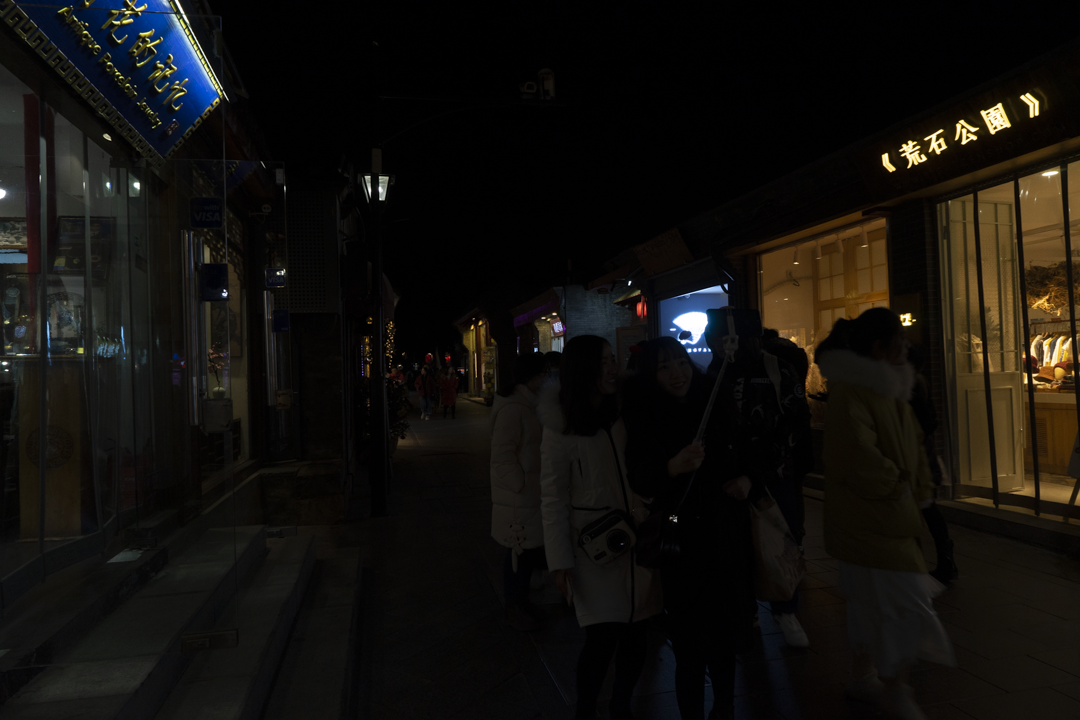
#> input picture low_light_enhancement/images/dark_img_1.png, 1080 x 720 px, found by its file name
$ python assignment1_07_11.py
#> lines starting #> are read from the running program, lines starting #| are printed output that depends on the picture
import cv2
import numpy as np
from matplotlib import pyplot as plt

# Load the image
image_path = '/home/eaguiraud/Documents/34269_computer_imaging_and_spectroscopy/low_light_enhancement/images/dark_img_1.png'

# image_path = '/home/eaguiraud/Documents/34269_computer_imaging_and_spectroscopy/2024_07_11_cis/34269_AWB/Blue_cast.jpg'
# // image_path = '/home/eaguiraud/Documents/34269_computer_imaging_and_spectroscopy/2024_07_11_cis/34269_AWB/archive/files/cancer/42.jpg'
image = cv2.imread(image_path)
#> image is the input picture: shape (720, 1080, 3); mean B, G, R 13.4, 16.4, 18.7
image = cv2.cvtColor(image, cv2.COLOR_BGR2RGB)
# [8 lines of commented-out code are left out]
def gray_world_assumption(image):
    img = image.copy()
    r_avg = np.mean(img[:,:,0])
#> r_avg = 18.75
    g_avg = np.mean(img[:,:,1])
#> g_avg = 16.37
    b_avg = np.mean(img[:,:,2])
#> b_avg = 13.4
    avg = (r_avg + g_avg + b_avg) / 3
#> avg = 16.17

    img[:,:,0] = np.clip((img[:,:,0] * (avg / r_avg)), 0, 255)
    img[:,:,1] = np.clip((img[:,:,1] * (avg / g_avg)), 0, 255)
    img[:,:,2] = np.clip((img[:,:,2] * (avg / b_avg)), 0, 255)

    return img.astype(np.uint8)

# Method 2: White Patch Retinex
def white_patch_retinex(image):
    img = image.copy()
    max_r = np.max(img[:,:,0])
#> max_r = 255
    max_g = np.max(img[:,:,1])
#> max_g = 255
    max_b = np.max(img[:,:,2])
#> max_b = 255

    img[:,:,0] = np.clip((img[:,:,0] * (255 / max_r)), 0, 255)
    img[:,:,1] = np.clip((img[:,:,1] * (255 / max_g)), 0, 255)
    img[:,:,2] = np.clip((img[:,:,2] * (255 / max_b)), 0, 255)

    return img.astype(np.uint8)

# Apply both methods
image_gray_world = gray_world_assumption(image)
image_white_patch = white_patch_retinex(image)

# Display the results
plt.figure(figsize=(20, 10))

plt.subplot(1, 3, 1)
plt.imshow(image)
plt.title('Original Image with Blue Cast')
plt.axis('off')

plt.subplot(1, 3, 2)
plt.imshow(image_gray_world)
plt.title('Gray World Assumption')
plt.axis('off')

plt.subplot(1, 3, 3)
plt.imshow(image_white_patch)
plt.title('White Patch Retinex')
plt.axis('off')

plt.show()
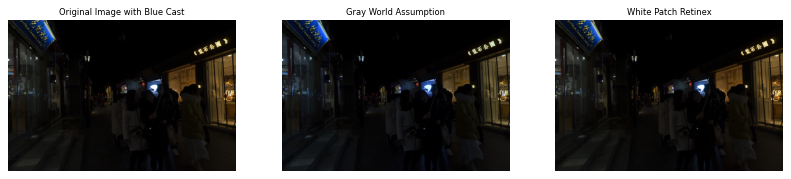
#> figure drawn by matplotlib, 3 panels

$ run again, with low_light_enhancement/images/dark_img_2.png copied over low_light_enhancement/images/dark_img_1.png
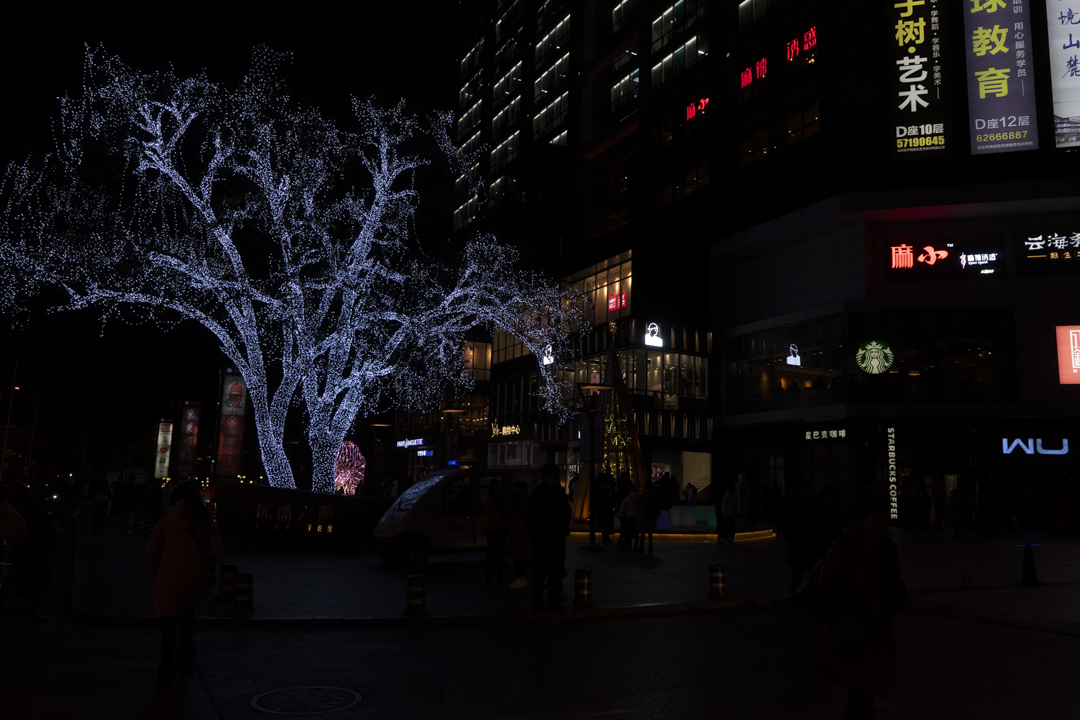
#> input picture low_light_enhancement/images/dark_img_2.png, 1080 x 720 px, found by its file name
#> image is the input picture: shape (720, 1080, 3); mean B, G, R 15.6, 13.1, 15.3
#> r_avg = 15.31
#> g_avg = 13.14
#> b_avg = 15.56
#> avg = 14.67
#> max_r = 255
#> `plt.show()`:
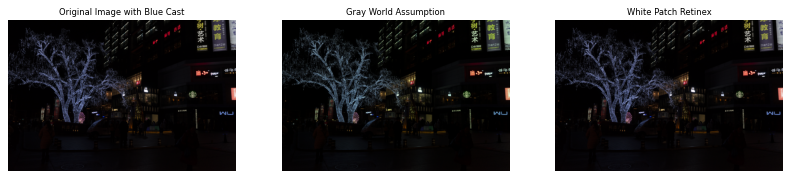
#> figure drawn by matplotlib, 3 panels

$ run again, with low_light_enhancement/images/2015_00173.jpg saved as low_light_enhancement/images/dark_img_1.png
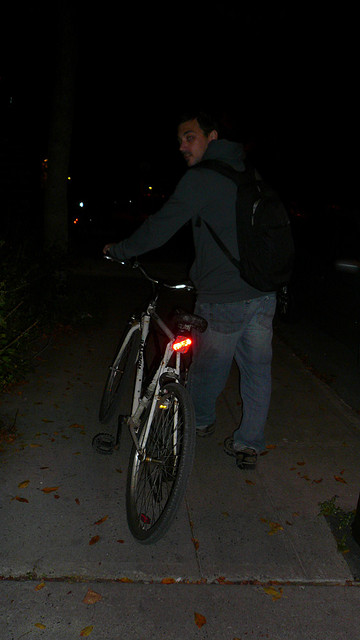
#> input picture low_light_enhancement/images/2015_00173.jpg, 360 x 640 px, found by its file name
#> image is the input picture: shape (640, 360, 3); mean B, G, R 19.8, 22.2, 23.1
#> r_avg = 23.09
#> g_avg = 22.25
#> b_avg = 19.82
#> avg = 21.72
#> max_r = 255
#> `plt.show()`:
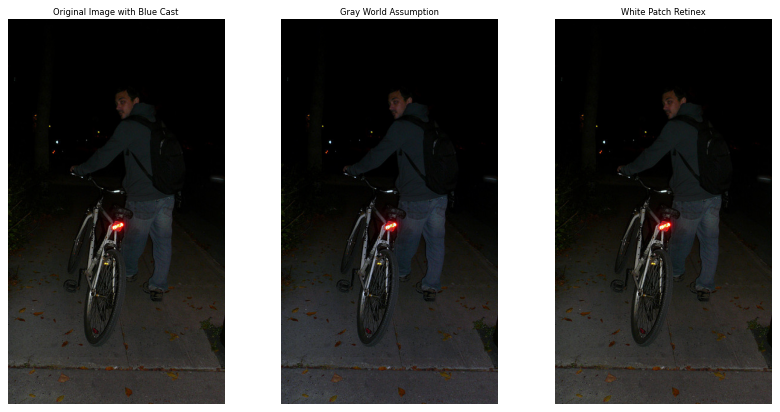
#> figure drawn by matplotlib, 3 panels
